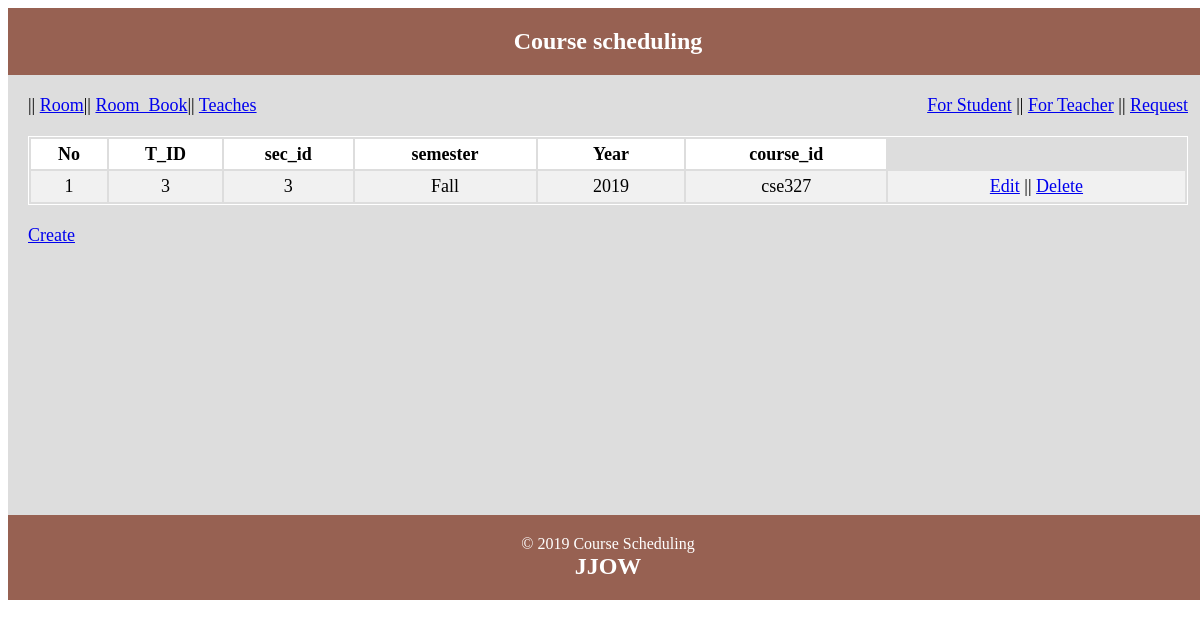
The app's page /teaches.php with its own data.
### tables this page shows
CREATE TABLE `teaches` (
  `T_ID` char(10) NOT NULL,
  `sec_id` varchar(5) NOT NULL,
  `semester` varchar(10) NOT NULL,
  `year` int(11) NOT NULL,
  `course_id` varchar(8) NOT NULL
);

### classes/Teaches.php (called while the page is built, shortened)
<?php
class Teaches extends Main{
	  protected $table='teaches';
public function readAll(){
       $sql = "SELECT * FROM $this->table";
       $stmt = DB::prepare($sql);
       $stmt->execute();
       return $stmt ->fetchAll();
  }
}
?>

### classes/DB.php (called while the page is built, shortened)
<?php
      class DB
      {
             private static $pdo;
             public static function connection(){
              if(!isset(self::$pdo))
            {
                  try{
                    self::$pdo = new PDO('mysql:host='.DB_HOST.';dbname='.DB_NAME,DB_USER,DB_PASS);
                }
                catch(PDOException $e)
                {
                   echo $e->getMessage();
                }
            }
                return self::$pdo;
          }
            public static function prepare($sql)
            {
              return self::connection()->prepare($sql);
            }
      }
?>

### teaches.php (the view, shortened to what this page needs)
<?php include "inc/headerrTeaches.php"; ?>
    <?php
    $user = new Teaches();?>
<section class="mainright">
  <table class="tblone">
    <tr>
        <th>No</th>
        <th>T_ID</th>
        <th>sec_id</th>
        <th>semester</th>
        <th>Year</th>
        <th>course_id</th>
    </tr>
    <?php
  $i = 0;
    foreach ($user->readAll() as $key => $value) {
        $i++;
?>
    <tr>
        <td><?php echo $i; ?></td>
        <td><?php echo $value['T_ID'];?></td>
        <td><?php echo $value['sec_id'];?></td>
        <td><?php echo $value['semester'];?></td>
        <td><?php echo $value['year'];?></td>
        <td><?php echo $value['course_id'];?></td>
        <td>
            <?php echo "<a href='teachesedit.php?action=update&T_ID=".$value['T_ID']."'>Edit</a>";?> ||
             <?php echo "<a href='teachesedit.php?action=delete&T_ID=".$value['T_ID']."' onClick='return confirm(\"Are you sure to Delete Data\")'>Delete</a>";?>
        </td>
    </tr>
<?php } ?>
  </table>
</section>
<a href="teachesedit.php">Create</a>
<?php include "inc/footerr.php"; ?>

### records on screen
teaches: T_ID "3", sec "3", semester "Fall", year "2019", course "cse327"
